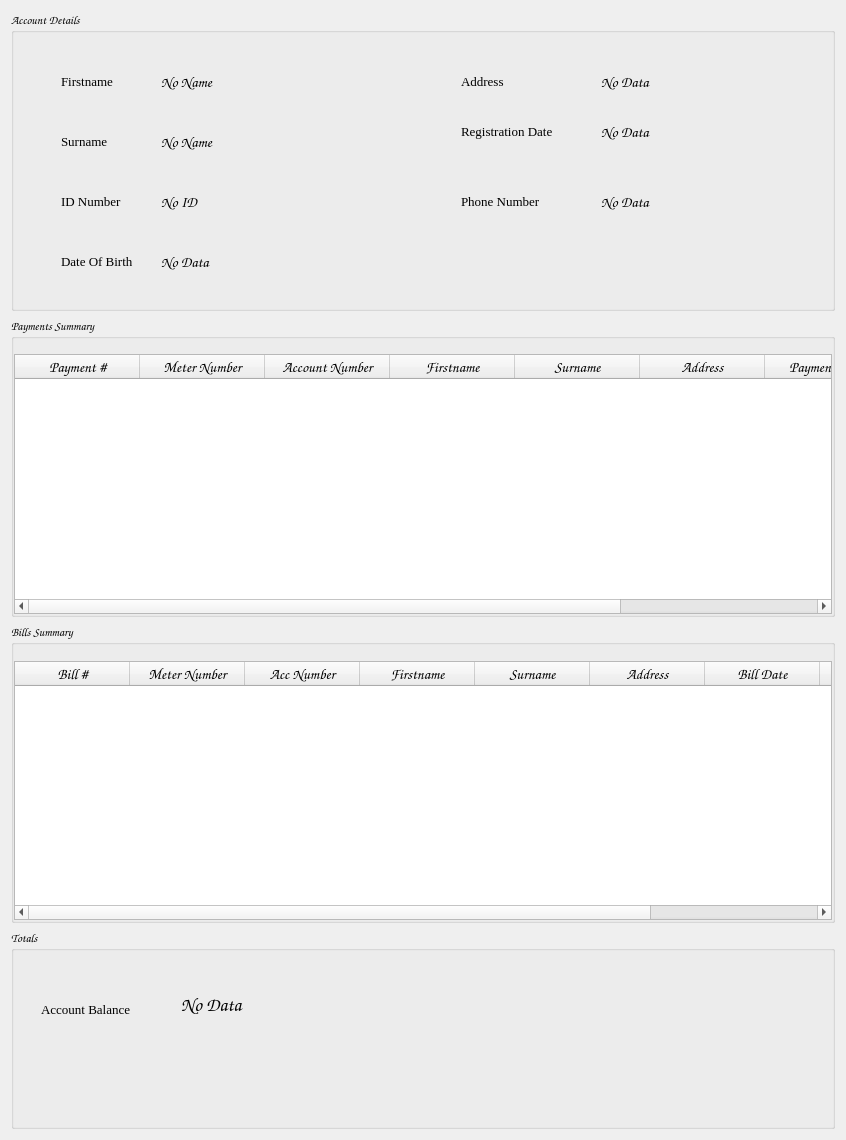
                       <widget class="QWidget" name="scrollAreaWidgetContents">
                        <property name="geometry">
                         <rect>
                          <x>0</x>
                          <y>-775</y>
                          <width>846</width>
                          <height>1136</height>
                         </rect>
                        </property>
                        <layout class="QVBoxLayout" name="verticalLayout_25">
                         <item>
                          <widget class="QGroupBox" name="groupBox_60">
                           <property name="minimumSize">
                            <size>
                             <width>0</width>
                             <height>300</height>
                            </size>
                           </property>
                           <property name="font">
                            <font>
                             <family>Comic Sans MS</family>
                             <weight>50</weight>
                             <italic>false</italic>
                             <bold>false</bold>
                            </font>
                           </property>
                           <property name="title">
                            <string>Account Details</string>
                           </property>
                           <widget class="QLabel" name="lblDate_OB">
                            <property name="geometry">
                             <rect>
                              <x>150</x>
                              <y>240</y>
                              <width>211</width>
                              <height>21</height>
                             </rect>
                            </property>
                            <property name="font">
                             <font>
                              <family>Comic Sans MS</family>
                              <pointsize>11</pointsize>
                              <weight>50</weight>
                              <italic>false</italic>
                              <bold>false</bold>
                             </font>
                            </property>
                            <property name="text">
                             <string>No Data</string>
                            </property>
                           </widget>
                           <widget class="QLabel" name="label_44">
                            <property name="geometry">
                             <rect>
                              <x>50</x>
                              <y>60</y>
                              <width>81</width>
                              <height>21</height>
                             </rect>
                            </property>
                            <property name="font">
                             <font>
                              <family>Georgia</family>
                              <pointsize>10</pointsize>
                              <weight>50</weight>
                              <italic>false</italic>
                              <bold>false</bold>
                             </font>
                            </property>
                            <property name="text">
                             <string>Firstname</string>
                            </property>
                           </widget>
                           <widget class="QLabel" name="lblPhone">
                            <property name="geometry">
                             <rect>
                              <x>590</x>
                              <y>180</y>
                              <width>211</width>
                              <height>21</height>
                             </rect>
                            </property>
                            <property name="font">
                             <font>
                              <family>Comic Sans MS</family>
                              <pointsize>11</pointsize>
                              <weight>50</weight>
                              <italic>false</italic>
                              <bold>false</bold>
                             </font>
                            </property>
                            <property name="text">
                             <string>No Data</string>
                            </property>
                           </widget>
                           <widget class="QLabel" name="lblAddress">
                            <property name="geometry">
                             <rect>
                              <x>590</x>
                              <y>60</y>
                              <width>211</width>
                              <height>21</height>
                             </rect>
                            </property>
                            <property name="font">
                             <font>
                              <family>Comic Sans MS</family>
                              <pointsize>11</pointsize>
                              <weight>50</weight>
                              <italic>false</italic>
                              <bold>false</bold>
                             </font>
                            </property>
                            <property name="text">
                             <string>No Data</string>
                            </property>
                           </widget>
                           <widget class="QLabel" name="label_49">
                            <property name="geometry">
                             <rect>
                              <x>450</x>
                              <y>60</y>
                              <width>81</width>
                              <height>21</height>
                             </rect>
                            </property>
                            <property name="font">
                             <font>
                              <family>Georgia</family>
                              <pointsize>10</pointsize>
                              <weight>50</weight>
                              <italic>false</italic>
                              <bold>false</bold>
                             </font>
                            </property>
                            <property name="text">
                             <string>Address</string>
                            </property>
                           </widget>
                           <widget class="QLabel" name="label_50">
                            <property name="geometry">
                             <rect>
                              <x>450</x>
                              <y>110</y>
                              <width>121</width>
                              <height>21</height>
                             </rect>
                            </property>
                            <property name="font">
                             <font>
                              <family>Georgia</family>
                              <pointsize>10</pointsize>
                              <weight>50</weight>
                              <italic>false</italic>
                              <bold>false</bold>
                             </font>
                            </property>
                            <property name="text">
                             <string>Registration Date</string>
                            </property>
                           </widget>
                           <widget class="QLabel" name="label_46">
                            <property name="geometry">
                             <rect>
                              <x>50</x>
                              <y>180</y>
                              <width>81</width>
                              <height>21</height>
                             </rect>
                            </property>
                            <property name="font">
                             <font>
                              <family>Georgia</family>
                              <pointsize>10</pointsize>
                              <weight>50</weight>
                              <italic>false</italic>
                              <bold>false</bold>
                             </font>
                            </property>
                            <property name="text">
                             <string>ID Number</string>
                            </property>
                           </widget>
                           <widget class="QLabel" name="lblID">
                            <property name="geometry">
                             <rect>
                              <x>150</x>
                              <y>180</y>
                              <width>211</width>
                              <height>21</height>
                             </rect>
                            </property>
                            <property name="font">
                             <font>
                              <family>Comic Sans MS</family>
                              <pointsize>11</pointsize>
                              <weight>50</weight>
                              <italic>false</italic>
                              <bold>false</bold>
                             </font>
                            </property>
                            <property name="text">
                             <string>No ID</string>
                            </property>
                           </widget>
                           <widget class="QLabel" name="label_51">
                            <property name="geometry">
                             <rect>
                              <x>450</x>
                              <y>180</y>
                              <width>121</width>
                              <height>21</height>
                             </rect>
                            </property>
                            <property name="font">
                             <font>
                              <family>Georgia</family>
                              <pointsize>10</pointsize>
                              <weight>50</weight>
                              <italic>false</italic>
                              <bold>false</bold>
                             </font>
                            </property>
                            <property name="text">
                             <string>Phone Number</string>
                            </property>
                           </widget>
                           <widget class="QLabel" name="label_47">
                            <property name="geometry">
                             <rect>
                              <x>50</x>
                              <y>240</y>
                              <width>81</width>
                              <height>21</height>
                             </rect>
                            </property>
                            <property name="font">
                             <font>
                              <family>Georgia</family>
                              <pointsize>10</pointsize>
                              <weight>50</weight>
                              <italic>false</italic>
                              <bold>false</bold>
                             </font>
                            </property>
                            <property name="text">
                             <string>Date Of Birth</string>
                            </property>
                           </widget>
                           <widget class="QLabel" name="lblFirstname">
                            <property name="geometry">
                             <rect>
                              <x>150</x>
                              <y>60</y>
                              <width>211</width>
                              <height>21</height>
                             </rect>
                            </property>
                            <property name="font">
                             <font>
                              <family>Comic Sans MS</family>
                              <pointsize>11</pointsize>
                              <weight>50</weight>
                              <italic>false</italic>
                              <bold>false</bold>
                             </font>
                            </property>
                            <property name="text">
                             <string>No Name</string>
                            </property>
                           </widget>
                           <widget class="QLabel" name="label_45">
                            <property name="geometry">
                             <rect>
                              <x>50</x>
                              <y>120</y>
                              <width>81</width>
                              <height>21</height>
                             </rect>
                            </property>
                            <property name="font">
                             <font>
                              <family>Georgia</family>
                              <pointsize>10</pointsize>
                              <weight>50</weight>
                              <italic>false</italic>
                              <bold>false</bold>
                             </font>
                            </property>
                            <property name="text">
                             <string>Surname</string>
                            </property>
                           </widget>
                           <widget class="QLabel" name="lblSurname">
                            <property name="geometry">
                             <rect>
                              <x>150</x>
                              <y>120</y>
                              <width>211</width>
                              <height>21</height>
                             </rect>
                            </property>
                            <property name="font">
                             <font>
                              <family>Comic Sans MS</family>
                              <pointsize>11</pointsize>
                              <weight>50</weight>
                              <italic>false</italic>
                              <bold>false</bold>
                             </font>
                            </property>
                            <property name="text">
                             <string>No Name</string>
                            </property>
                           </widget>
                           <widget class="QLabel" name="lblRegistrationDate">
                            <property name="geometry">
                             <rect>
                              <x>590</x>
                              <y>110</y>
                              <width>211</width>
                              <height>21</height>
                             </rect>
                            </property>
                            <property name="font">
                             <font>
                              <family>Comic Sans MS</family>
                              <pointsize>11</pointsize>
                              <weight>50</weight>
                              <italic>false</italic>
                              <bold>false</bold>
                             </font>
                            </property>
                            <property name="text">
                             <string>No Data</string>
                            </property>
                           </widget>
                          </widget>
                         </item>
                         <item>
                          <widget class="QGroupBox" name="groupBox_62">
                           <property name="minimumSize">
                            <size>
                             <width>0</width>
                             <height>300</height>
                            </size>
                           </property>
                           <property name="font">
                            <font>
                             <family>Comic Sans MS</family>
                             <weight>50</weight>
                             <italic>false</italic>
                             <bold>false</bold>
                            </font>
                           </property>
                           <property name="title">
                            <string>Payments Summary</string>
                           </property>
                           <layout class="QVBoxLayout" name="verticalLayout_26">
                            <property name="spacing">
                             <number>0</number>
                            </property>
                            <property name="leftMargin">
                             <number>0</number>
                            </property>
                            <property name="topMargin">
                             <number>15</number>
                            </property>
                            <property name="rightMargin">
                             <number>0</number>
                            </property>
                            <property name="bottomMargin">
                             <number>0</number>
                            </property>
                            <item>
                             <widget class="QTableWidget" name="pays_table_2">
                              <property name="selectionBehavior">
                               <enum>QAbstractItemView::SelectRows</enum>
                              </property>
                              <attribute name="horizontalHeaderDefaultSectionSize">
                               <number>125</number>
                              </attribute>
                              <attribute name="verticalHeaderVisible">
                               <bool>false</bool>
                              </attribute>
                              <column>
                               <property name="text">
                                <string>Payment #</string>
                               </property>
                               <property name="font">
                                <font>
                                 <family>Comic Sans MS</family>
                                 <pointsize>11</pointsize>
                                </font>
                               </property>
                              </column>
                              <column>
                               <property name="text">
                                <string>Meter Number</string>
                               </property>
                               <property name="font">
                                <font>
                                 <family>Comic Sans MS</family>
                                 <pointsize>11</pointsize>
                                </font>
                               </property>
                              </column>
                              <column>
                               <property name="text">
                                <string>Account Number</string>
                               </property>
                               <property name="font">
                                <font>
                                 <family>Comic Sans MS</family>
                                 <pointsize>11</pointsize>
                                </font>
                               </property>
                              </column>
                              <column>
                               <property name="text">
                                <string>Firstname</string>
                               </property>
                               <property name="font">
                                <font>
                                 <family>Comic Sans MS</family>
                                 <pointsize>11</pointsize>
                                </font>
                               </property>
                              </column>
                              <column>
                               <property name="text">
                                <string>Surname</string>
                               </property>
                               <property name="font">
                                <font>
                                 <family>Comic Sans MS</family>
                                 <pointsize>11</pointsize>
                                </font>
                               </property>
                              </column>
                              <column>
                               <property name="text">
                                <string>Address</string>
                               </property>
                               <property name="font">
                                <font>
                                 <family>Comic Sans MS</family>
                                 <pointsize>11</pointsize>
                                </font>
                               </property>
                              </column>
                              <column>
                               <property name="text">
                                <string>Payment Date</string>
                               </property>
                               <property name="font">
                                <font>
                                 <family>Comic Sans MS</family>
                                 <pointsize>11</pointsize>
                                </font>
                               </property>
                              </column>
                              <column>
                               <property name="text">
                                <string>Amount</string>
                               </property>
                               <property name="font">
                                <font>
                                 <family>Comic Sans MS</family>
                                 <pointsize>11</pointsize>
                                </font>
                               </property>
                              </column>
                             </widget>
                            </item>
                           </layout>
                          </widget>
                         </item>
                         <item>
                          <widget class="QGroupBox" name="groupBox_63">
                           <property name="minimumSize">
                            <size>
                             <width>0</width>
                             <height>300</height>
                            </size>
                           </property>
                           <property name="font">
                            <font>
                             <family>Comic Sans MS</family>
                             <weight>50</weight>
                             <italic>false</italic>
                             <bold>false</bold>
                            </font>
                           </property>
                           <property name="title">
                            <string>Bills Summary</string>
                           </property>
                           <layout class="QVBoxLayout" name="verticalLayout_27">
                            <property name="spacing">
                             <number>0</number>
                            </property>
                            <property name="leftMargin">
                             <number>0</number>
                            </property>
                            <property name="topMargin">
                             <number>16</number>
                            </property>
                            <property name="rightMargin">
                             <number>0</number>
                            </property>
                            <property name="bottomMargin">
                             <number>0</number>
                            </property>
                            <item>
                             <widget class="QTableWidget" name="bills_table_2">
                              <property name="editTriggers">
                               <set>QAbstractItemView::NoEditTriggers</set>
                              </property>
                              <property name="selectionBehavior">
                               <enum>QAbstractItemView::SelectRows</enum>
                              </property>
                              <property name="verticalScrollMode">
                               <enum>QAbstractItemView::ScrollPerPixel</enum>
                              </property>
                              <property name="horizontalScrollMode">
                               <enum>QAbstractItemView::ScrollPerPixel</enum>
                              </property>
                              <property name="gridStyle">
                               <enum>Qt::NoPen</enum>
                              </property>
                              <property name="wordWrap">
                               <bool>true</bool>
                              </property>
                              <attribute name="horizontalHeaderCascadingSectionResizes">
                               <bool>true</bool>
                              </attribute>
                              <attribute name="horizontalHeaderMinimumSectionSize">
                               <number>40</number>
                              </attribute>
                              <attribute name="horizontalHeaderDefaultSectionSize">
                               <number>115</number>
                              </attribute>
                              <attribute name="horizontalHeaderStretchLastSection">
                               <bool>true</bool>
                              </attribute>
                              <attribute name="verticalHeaderVisible">
                               <bool>false</bool>
                              </attribute>
                              <column>
                               <property name="text">
                                <string>Bill #</string>
                               </property>
                               <property name="font">
                                <font>
                                 <family>Comic Sans MS</family>
                                 <pointsize>11</pointsize>
                                </font>
                               </property>
                              </column>
                              <column>
                               <property name="text">
                                <string>Meter Number</string>
                               </property>
                               <property name="font">
                                <font>
                                 <family>Comic Sans MS</family>
                                 <pointsize>11</pointsize>
                                </font>
                               </property>
                              </column>
                              <column>
                               <property name="text">
                                <string>Acc Number</string>
                               </property>
                               <property name="font">
                                <font>
                                 <family>Comic Sans MS</family>
                                 <pointsize>11</pointsize>
                                </font>
                               </property>
                              </column>
                              <column>
                               <property name="text">
                                <string>Firstname</string>
                               </property>
                               <property name="font">
                                <font>
                                 <family>Comic Sans MS</family>
                                 <pointsize>11</pointsize>
                                </font>
                               </property>
                              </column>
                              <column>
                               <property name="text">
                                <string>Surname</string>
                               </property>
                               <property name="font">
                                <font>
                                 <family>Comic Sans MS</family>
                                 <pointsize>11</pointsize>
                                </font>
                               </property>
                              </column>
                              <column>
                               <property name="text">
                                <string>Address</string>
                               </property>
                               <property name="font">
                                <font>
                                 <family>Comic Sans MS</family>
                                 <pointsize>11</pointsize>
                                </font>
                               </property>
                              </column>
                              <column>
                               <property name="text">
                                <string>Bill Date</string>
                               </property>
                               <property name="font">
                                <font>
                                 <family>Comic Sans MS</family>
                                 <pointsize>11</pointsize>
                                </font>
                               </property>
                              </column>
                              <column>
                               <property name="text">
                                <string>Meter Readings</string>
                               </property>
                               <property name="font">
                                <font>
                                 <family>Comic Sans MS</family>
                                 <pointsize>11</pointsize>
                                </font>
                               </property>
                              </column>
                              <column>
                               <property name="text">
                                <string>Amount Due</string>
                               </property>
                               <property name="font">
                                <font>
                                 <family>Comic Sans MS</family>
                                 <pointsize>11</pointsize>
                                </font>
                               </property>
                              </column>
                             </widget>
                            </item>
                           </layout>
                          </widget>
                         </item>
                         <item>
                          <widget class="QGroupBox" name="groupBox_61">
                           <property name="minimumSize">
                            <size>
                             <width>0</width>
                             <height>200</height>
                            </size>
                           </property>
                           <property name="font">
                            <font>
                             <family>Comic Sans MS</family>
                             <weight>50</weight>
                             <italic>false</italic>
                             <bold>false</bold>
                            </font>
                           </property>
                           <property name="title">
                            <string>Totals</string>
                           </property>
                           <widget class="QLabel" name="label_54">
                            <property name="geometry">
                             <rect>
                              <x>30</x>
                              <y>70</y>
                              <width>121</width>
                              <height>21</height>
                             </rect>
                            </property>
                            <property name="font">
                             <font>
                              <family>Georgia</family>
                              <pointsize>10</pointsize>
                              <weight>50</weight>
                              <italic>false</italic>
                              <bold>false</bold>
                             </font>
                            </property>
                            <property name="text">
                             <string>Account Balance</string>
                            </property>
                           </widget>
                           <widget class="QLabel" name="lblAccBal">
                            <property name="geometry">
                             <rect>
                              <x>170</x>
                              <y>60</y>
                              <width>211</width>
                              <height>31</height>
                             </rect>
                            </property>
                            <property name="font">
                             <font>
                              <family>Comic Sans MS</family>
                              <pointsize>14</pointsize>
                              <weight>50</weight>
                              <italic>false</italic>
                              <bold>false</bold>
                             </font>
                            </property>
                            <property name="text">
                             <string>No Data</string>
                            </property>
                           </widget>
                          </widget>
                         </item>
                        </layout>
                       </widget>
